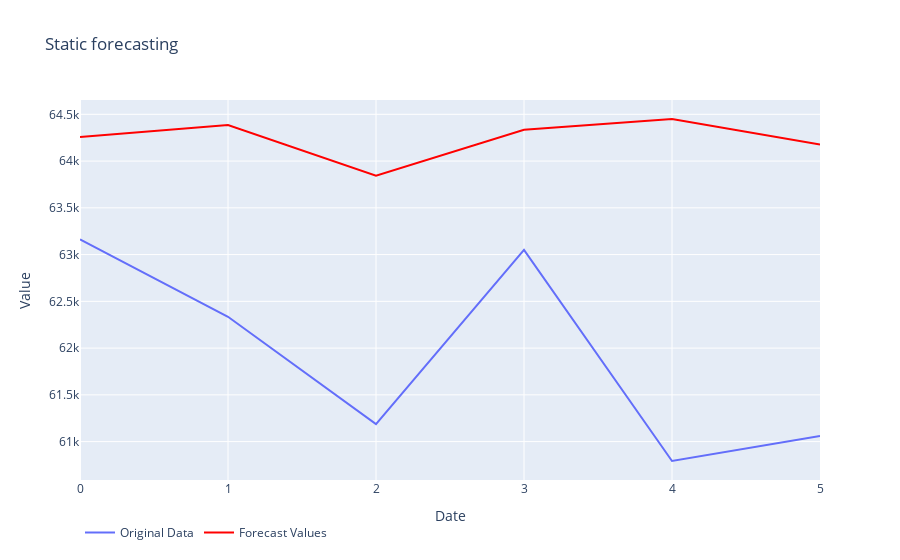

Notebook source saved alongside this figure:
### Code cell
st_pred = results.get_prediction(start=382, dynamic=True) 
forecast_values = st_pred.predicted_mean

# Create trace for original data
trace_original = go.Scatter(x=btc_data.index, y=btc_data["Close"][382:], mode='lines', name='Original Data')

# Create trace for fitted values
trace_fitted = go.Scatter(x=btc_data.index, y=forecast_values, mode='lines', name='Forecast Values', line=dict(color='red'))

# Create layout
layout = go.Layout(title='Static forecasting', xaxis=dict(title='Date'), yaxis=dict(title='Value'), legend=dict(orientation='h'), showlegend=True)

# Create figure
fig = go.Figure(data=[trace_original, trace_fitted], layout=layout)

# Plot figure
fig.show()
print("MAPE:", calculate_mape(btc_data["Close"][382:], forecast_values))

### Figure 1 — Plotly figure (JSON) as saved in the notebook; plotly's stock layout.template omitted (floating-point values rounded to 4 significant figures; data arrays with more than 128 entries replaced by an {"elided": "..."} marker saying what was removed)
{"data": [{"mode": "lines", "name": "Original Data", "type": "scatter", "x": {"elided": "388 int values"}, "y": [63160.0, 62330.0, 61190.0, 63050.0, 60790.0, 61060.0]}, {"line": {"color": "red"}, "mode": "lines", "name": "Forecast Values", "type": "scatter", "x": {"elided": "388 int values"}, "y": [64260.0, 64380.0, 63840.0, 64330.0, 64450.0, 64180.0]}], "layout": {"legend": {"orientation": "h"}, "showlegend": true, "title": {"text": "Static forecasting"}, "xaxis": {"title": {"text": "Date"}}, "yaxis": {"title": {"text": "Value"}}}}
